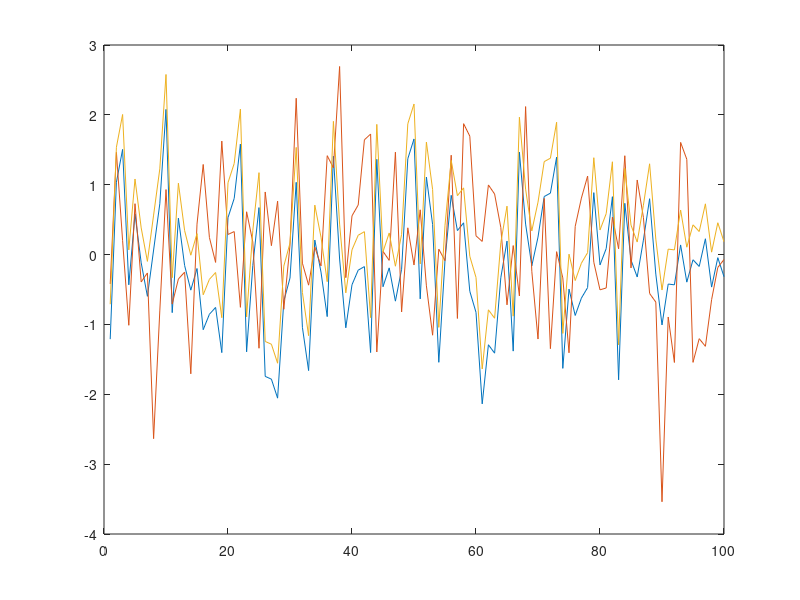

The MATLAB source for this figure: (Note: this script raises an error after producing the figure.)
% rng(45)

x1 = randn(1,100);
x2 = randn(1,100);
x3 = x1 + 0.5;

plot(x1), hold on
plot(x2);
plot(x3);

d1 = x1;
d2 = x2;
d3 = x3;

tx = [d1; d2; d3];
nx = generate_iAAFTn(tx');

subplot(2,1,1)
plot(tx', 'Linewidth', 2); 
title('Originals');
subplot(2,1,2)
plot(nx, 'Linewidth', 2);
title('Surrogates');

set(gcf, 'color', 'w');
    